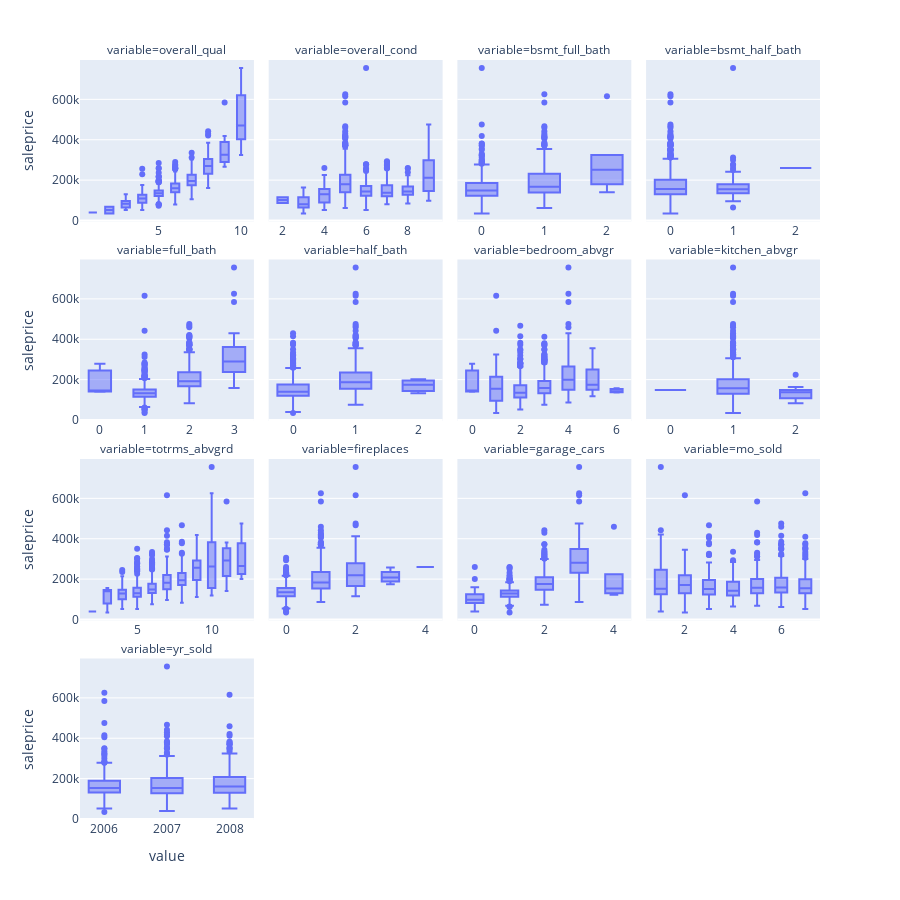

Source (notebook cell):
### Markdown cell above
Next, we can look at whether there is a relationship with the discrete numeric varaibles using boxplots:

### Code cell
# create boxplots of sale_price against all of the discrete numeric variables
discrete_variables = ames_train_clean.columns[list(ames_train_clean.nunique() < 13)]
# add saleprice to the index
discrete_variables = discrete_variables.insert(0, "saleprice")
# remove pool_area and 3ssn_porch
discrete_variables = discrete_variables.drop(["pool_area", "3ssn_porch"])
# filter to numeric variables in ames
ames_discrete = ames_train_clean[discrete_variables].select_dtypes(include=np.number)
# melt the data
ames_discrete_long = ames_discrete.melt(id_vars="saleprice")
fig = px.box(ames_discrete_long, x="value", y="saleprice", facet_col="variable",
             facet_col_wrap=4, height=900, facet_row_spacing=0.05)
fig.update_xaxes(matches=None, showticklabels=True)
fig.update_traces(width=0.5)

### Figure 1 — Plotly figure (JSON) as saved in the notebook; plotly's stock layout.template omitted (floating-point values rounded to 4 significant figures; data arrays with more than 128 entries replaced by an {"elided": "..."} marker saying what was removed)
{"data": [{"alignmentgroup": "True", "hovertemplate": "variable=overall_qual<br>value=%{x}<br>saleprice=%{y}<extra></extra>", "legendgroup": "", "marker": {"color": "#636efa"}, "name": "", "notched": false, "offsetgroup": "", "orientation": "v", "showlegend": false, "type": "box", "width": 0.5, "x": {"elided": "1126 int values"}, "x0": " ", "xaxis": "x13", "y": {"elided": "1126 int values"}, "y0": " ", "yaxis": "y13"}, {"alignmentgroup": "True", "hovertemplate": "variable=overall_cond<br>value=%{x}<br>saleprice=%{y}<extra></extra>", "legendgroup": "", "marker": {"color": "#636efa"}, "name": "", "notched": false, "offsetgroup": "", "orientation": "v", "showlegend": false, "type": "box", "width": 0.5, "x": {"elided": "1126 int values"}, "x0": " ", "xaxis": "x14", "y": {"elided": "1126 int values"}, "y0": " ", "yaxis": "y14"}, {"alignmentgroup": "True", "hovertemplate": "variable=bsmt_full_bath<br>value=%{x}<br>saleprice=%{y}<extra></extra>", "legendgroup": "", "marker": {"color": "#636efa"}, "name": "", "notched": false, "offsetgroup": "", "orientation": "v", "showlegend": false, "type": "box", "width": 0.5, "x": {"elided": "1126 int values"}, "x0": " ", "xaxis": "x15", "y": {"elided": "1126 int values"}, "y0": " ", "yaxis": "y15"}, {"alignmentgroup": "True", "hovertemplate": "variable=bsmt_half_bath<br>value=%{x}<br>saleprice=%{y}<extra></extra>", "legendgroup": "", "marker": {"color": "#636efa"}, "name": "", "notched": false, "offsetgroup": "", "orientation": "v", "showlegend": false, "type": "box", "width": 0.5, "x": {"elided": "1126 int values"}, "x0": " ", "xaxis": "x16", "y": {"elided": "1126 int values"}, "y0": " ", "yaxis": "y16"}, {"alignmentgroup": "True", "hovertemplate": "variable=full_bath<br>value=%{x}<br>saleprice=%{y}<extra></extra>", "legendgroup": "", "marker": {"color": "#636efa"}, "name": "", "notched": false, "offsetgroup": "", "orientation": "v", "showlegend": false, "type": "box", "width": 0.5, "x": {"elided": "1126 int values"}, "x0": " ", "xaxis": "x9", "y": {"elided": "1126 int values"}, "y0": " ", "yaxis": "y9"}, {"alignmentgroup": "True", "hovertemplate": "variable=half_bath<br>value=%{x}<br>saleprice=%{y}<extra></extra>", "legendgroup": "", "marker": {"color": "#636efa"}, "name": "", "notched": false, "offsetgroup": "", "orientation": "v", "showlegend": false, "type": "box", "width": 0.5, "x": {"elided": "1126 int values"}, "x0": " ", "xaxis": "x10", "y": {"elided": "1126 int values"}, "y0": " ", "yaxis": "y10"}, {"alignmentgroup": "True", "hovertemplate": "variable=bedroom_abvgr<br>value=%{x}<br>saleprice=%{y}<extra></extra>", "legendgroup": "", "marker": {"color": "#636efa"}, "name": "", "notched": false, "offsetgroup": "", "orientation": "v", "showlegend": false, "type": "box", "width": 0.5, "x": {"elided": "1126 int values"}, "x0": " ", "xaxis": "x11", "y": {"elided": "1126 int values"}, "y0": " ", "yaxis": "y11"}, {"alignmentgroup": "True", "hovertemplate": "variable=kitchen_abvgr<br>value=%{x}<br>saleprice=%{y}<extra></extra>", "legendgroup": "", "marker": {"color": "#636efa"}, "name": "", "notched": false, "offsetgroup": "", "orientation": "v", "showlegend": false, "type": "box", "width": 0.5, "x": {"elided": "1126 int values"}, "x0": " ", "xaxis": "x12", "y": {"elided": "1126 int values"}, "y0": " ", "yaxis": "y12"}, {"alignmentgroup": "True", "hovertemplate": "variable=totrms_abvgrd<br>value=%{x}<br>saleprice=%{y}<extra></extra>", "legendgroup": "", "marker": {"color": "#636efa"}, "name": "", "notched": false, "offsetgroup": "", "orientation": "v", "showlegend": false, "type": "box", "width": 0.5, "x": {"elided": "1126 int values"}, "x0": " ", "xaxis": "x5", "y": {"elided": "1126 int values"}, "y0": " ", "yaxis": "y5"}, {"alignmentgroup": "True", "hovertemplate": "variable=fireplaces<br>value=%{x}<br>saleprice=%{y}<extra></extra>", "legendgroup": "", "marker": {"color": "#636efa"}, "name": "", "notched": false, "offsetgroup": "", "orientation": "v", "showlegend": false, "type": "box", "width": 0.5, "x": {"elided": "1126 int values"}, "x0": " ", "xaxis": "x6", "y": {"elided": "1126 int values"}, "y0": " ", "yaxis": "y6"}, {"alignmentgroup": "True", "hovertemplate": "variable=garage_cars<br>value=%{x}<br>saleprice=%{y}<extra></extra>", "legendgroup": "", "marker": {"color": "#636efa"}, "name": "", "notched": false, "offsetgroup": "", "orientation": "v", "showlegend": false, "type": "box", "width": 0.5, "x": {"elided": "1126 int values"}, "x0": " ", "xaxis": "x7", "y": {"elided": "1126 int values"}, "y0": " ", "yaxis": "y7"}, {"alignmentgroup": "True", "hovertemplate": "variable=mo_sold<br>value=%{x}<br>saleprice=%{y}<extra></extra>", "legendgroup": "", "marker": {"color": "#636efa"}, "name": "", "notched": false, "offsetgroup": "", "orientation": "v", "showlegend": false, "type": "box", "width": 0.5, "x": {"elided": "1126 int values"}, "x0": " ", "xaxis": "x8", "y": {"elided": "1126 int values"}, "y0": " ", "yaxis": "y8"}, {"alignmentgroup": "True", "hovertemplate": "variable=yr_sold<br>value=%{x}<br>saleprice=%{y}<extra></extra>", "legendgroup": "", "marker": {"color": "#636efa"}, "name": "", "notched": false, "offsetgroup": "", "orientation": "v", "showlegend": false, "type": "box", "width": 0.5, "x": {"elided": "1126 int values"}, "x0": " ", "xaxis": "x", "y": {"elided": "1126 int values"}, "y0": " ", "yaxis": "y"}], "layout": {"annotations": [{"font": {}, "showarrow": false, "text": "variable=yr_sold", "x": 0.1175, "xanchor": "center", "xref": "paper", "y": 0.2125, "yanchor": "bottom", "yref": "paper"}, {"font": {}, "showarrow": false, "text": "variable=totrms_abvgrd", "x": 0.1175, "xanchor": "center", "xref": "paper", "y": 0.475, "yanchor": "bottom", "yref": "paper"}, {"font": {}, "showarrow": false, "text": "variable=fireplaces", "x": 0.3725, "xanchor": "center", "xref": "paper", "y": 0.475, "yanchor": "bottom", "yref": "paper"}, {"font": {}, "showarrow": false, "text": "variable=garage_cars", "x": 0.6275, "xanchor": "center", "xref": "paper", "y": 0.475, "yanchor": "bottom", "yref": "paper"}, {"font": {}, "showarrow": false, "text": "variable=mo_sold", "x": 0.8825, "xanchor": "center", "xref": "paper", "y": 0.475, "yanchor": "bottom", "yref": "paper"}, {"font": {}, "showarrow": false, "text": "variable=full_bath", "x": 0.1175, "xanchor": "center", "xref": "paper", "y": 0.7375, "yanchor": "bottom", "yref": "paper"}, {"font": {}, "showarrow": false, "text": "variable=half_bath", "x": 0.3725, "xanchor": "center", "xref": "paper", "y": 0.7375, "yanchor": "bottom", "yref": "paper"}, {"font": {}, "showarrow": false, "text": "variable=bedroom_abvgr", "x": 0.6275, "xanchor": "center", "xref": "paper", "y": 0.7375, "yanchor": "bottom", "yref": "paper"}, {"font": {}, "showarrow": false, "text": "variable=kitchen_abvgr", "x": 0.8825, "xanchor": "center", "xref": "paper", "y": 0.7375, "yanchor": "bottom", "yref": "paper"}, {"font": {}, "showarrow": false, "text": "variable=overall_qual", "x": 0.1175, "xanchor": "center", "xref": "paper", "y": 1, "yanchor": "bottom", "yref": "paper"}, {"font": {}, "showarrow": false, "text": "variable=overall_cond", "x": 0.3725, "xanchor": "center", "xref": "paper", "y": 1, "yanchor": "bottom", "yref": "paper"}, {"font": {}, "showarrow": false, "text": "variable=bsmt_full_bath", "x": 0.6275, "xanchor": "center", "xref": "paper", "y": 1, "yanchor": "bottom", "yref": "paper"}, {"font": {}, "showarrow": false, "text": "variable=bsmt_half_bath", "x": 0.8825, "xanchor": "center", "xref": "paper", "y": 1, "yanchor": "bottom", "yref": "paper"}], "boxmode": "group", "height": 900, "legend": {"tracegroupgap": 0}, "margin": {"t": 60}, "xaxis": {"anchor": "y", "domain": [0, 0.235], "showticklabels": true, "title": {"text": "value"}}, "xaxis10": {"anchor": "y10", "domain": [0.255, 0.49], "showticklabels": true}, "xaxis11": {"anchor": "y11", "domain": [0.51, 0.745], "showticklabels": true}, "xaxis12": {"anchor": "y12", "domain": [0.765, 1.0], "showticklabels": true}, "xaxis13": {"anchor": "y13", "domain": [0, 0.235], "showticklabels": true}, "xaxis14": {"anchor": "y14", "domain": [0.255, 0.49], "showticklabels": true}, "xaxis15": {"anchor": "y15", "domain": [0.51, 0.745], "showticklabels": true}, "xaxis16": {"anchor": "y16", "domain": [0.765, 1.0], "showticklabels": true}, "xaxis2": {"anchor": "y2", "domain": [0.255, 0.49], "showticklabels": true, "title": {"text": "value"}}, "xaxis3": {"anchor": "y3", "domain": [0.51, 0.745], "showticklabels": true, "title": {"text": "value"}}, "xaxis4": {"anchor": "y4", "domain": [0.765, 1.0], "showticklabels": true, "title": {"text": "value"}}, "xaxis5": {"anchor": "y5", "domain": [0, 0.235], "showticklabels": true}, "xaxis6": {"anchor": "y6", "domain": [0.255, 0.49], "showticklabels": true}, "xaxis7": {"anchor": "y7", "domain": [0.51, 0.745], "showticklabels": true}, "xaxis8": {"anchor": "y8", "domain": [0.765, 1.0], "showticklabels": true}, "xaxis9": {"anchor": "y9", "domain": [0, 0.235], "showticklabels": true}, "yaxis": {"anchor": "x", "domain": [0, 0.2125], "title": {"text": "saleprice"}}, "yaxis10": {"anchor": "x10", "domain": [0.525, 0.7375], "matches": "y", "showticklabels": false}, "yaxis11": {"anchor": "x11", "domain": [0.525, 0.7375], "matches": "y", "showticklabels": false}, "yaxis12": {"anchor": "x12", "domain": [0.525, 0.7375], "matches": "y", "showticklabels": false}, "yaxis13": {"anchor": "x13", "domain": [0.7875, 1], "matches": "y", "title": {"text": "saleprice"}}, "yaxis14": {"anchor": "x14", "domain": [0.7875, 1], "matches": "y", "showticklabels": false}, "yaxis15": {"anchor": "x15", "domain": [0.7875, 1], "matches": "y", "showticklabels": false}, "yaxis16": {"anchor": "x16", "domain": [0.7875, 1], "matches": "y", "showticklabels": false}, "yaxis2": {"anchor": "x2", "domain": [0, 0.2125], "matches": "y", "showticklabels": false}, "yaxis3": {"anchor": "x3", "domain": [0, 0.2125], "matches": "y", "showticklabels": false}, "yaxis4": {"anchor": "x4", "domain": [0, 0.2125], "matches": "y", "showticklabels": false}, "yaxis5": {"anchor": "x5", "domain": [0.2625, 0.475], "matches": "y", "title": {"text": "saleprice"}}, "yaxis6": {"anchor": "x6", "domain": [0.2625, 0.475], "matches": "y", "showticklabels": false}, "yaxis7": {"anchor": "x7", "domain": [0.2625, 0.475], "matches": "y", "showticklabels": false}, "yaxis8": {"anchor": "x8", "domain": [0.2625, 0.475], "matches": "y", "showticklabels": false}, "yaxis9": {"anchor": "x9", "domain": [0.525, 0.7375], "matches": "y", "title": {"text": "saleprice"}}}}
